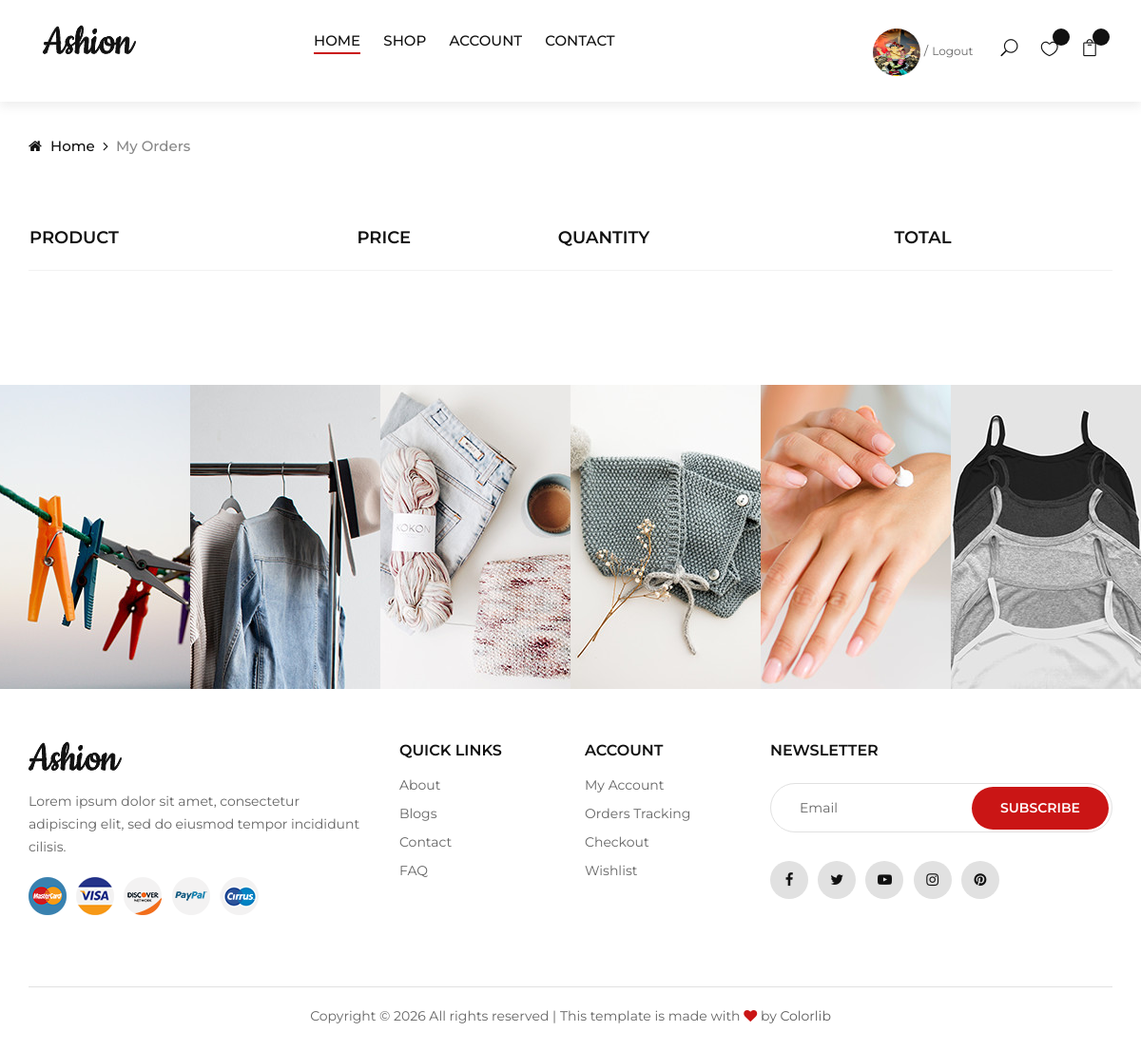
/myorders/ (signed in), run on an earlier commit of the app's database.
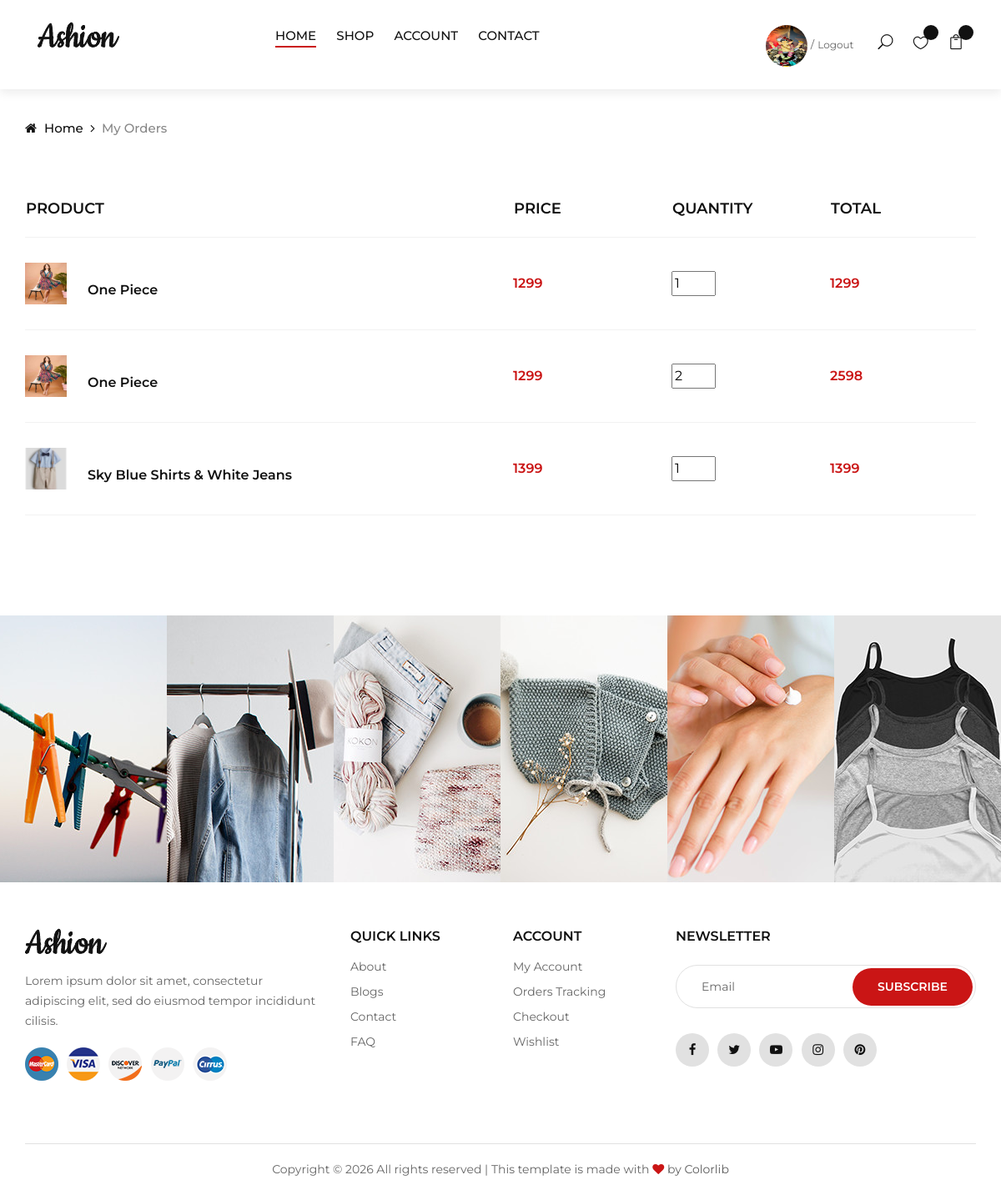
And on a later commit of the database.
### myapp/models.py (models this page shows, shortened)
class Cart(models.Model):
    user=models.ForeignKey(User,on_delete=models.CASCADE)
    product=models.ForeignKey(Product,on_delete=models.CASCADE)
    date=models.DateTimeField(default=timezone.now)
    product_price=models.PositiveIntegerField()
    product_qty=models.PositiveIntegerField()
    total_price=models.PositiveIntegerField()
    payment_status=models.BooleanField(default=False)

class Product(models.Model):
    category=(
        ("men","men",),
        ("women","women",),
        ("kids","kids",),
        ("accessories","accessories",)
    )
    seller=models.ForeignKey(User,on_delete=models.CASCADE)
    product_category=models.CharField(max_length=100,choices=category)
    product_name=models.CharField(max_length=100)
    product_price=models.PositiveIntegerField()
    product_desc=models.TextField()
    product_image=models.ImageField(upload_to="product_image/")

### myapp/views.py (the view)
# urls.py: path('myorders/',views.myorders,name='myorders'),
def myorders(request):
    user=User.objects.get(email=request.session['email'])
    carts=Cart.objects.filter(user=user,payment_status=True)
    return render(request,'myorders.html',{'carts':carts})

### myapp/templates/myorders.html (shortened to what this page needs)
{% extends 'header.html' %}
{% load static %}
{% block content %}
<!DOCTYPE html>
<html lang="zxx">
<head>
</head>
<body>
    <div class="breadcrumb-option">
        <div class="container">
            <div class="row">
                <div class="col-lg-12">
                    <div class="breadcrumb__links">
                        <a href="/"><i class="fa fa-home"></i> Home</a>
                        <span>My Orders</span>
                    </div>
                </div>
            </div>
        </div>
    </div>
    <section class="shop-cart spad">
        <div class="container">
            <div class="row">
                <div class="col-lg-12">
                    <div class="shop__cart__table">
                        <table>
                            <thead>
                                <tr>
                                    <th>Product</th>
                                    <th>Price</th>
                                    <th>Quantity</th>
                                    <th>Total</th>
                                    <th></th>
                                </tr>
                            </thead>
                            <tbody>
                                {% for i in carts %}
                                <tr>
                                    <td class="cart__product__item">
                                        <img src="{{i.product.product_image.url}}" alt="" style="width: 50px;height: 50px;">
                                        <div class="cart__product__item__title">
                                            <h6>{{i.product.product_name}}</h6>
                                        </div>
                                    </td>
                                    <td class="cart__price">{{i.product.product_price}}</td>
                                    <td class="cart__quantity">
                                        <input type="number" name="product_qty" value="{{i.product_qty}}" min="1" max="10" readonly>
                                    </td>
                                    <td class="cart__total">{{i.total_price}}</td>
                                </tr>
                                {% endfor %}
                            </tbody>
                        </table>
                    </div>
                </div>
            </div>
        </div>
    </section>
    <div class="instagram">
        <div class="container-fluid">
            <div class="row">
                <div class="col-lg-2 col-md-4 col-sm-4 p-0">
                    <div class="instagram__item set-bg" data-setbg="img/instagram/insta-1.jpg">
                    </div>
                </div>
                <div class="col-lg-2 col-md-4 col-sm-4 p-0">
                    <div class="instagram__item set-bg" data-setbg="img/instagram/insta-2.jpg">
                    </div>
                </div>
                <div class="col-lg-2 col-md-4 col-sm-4 p-0">
                    <div class="instagram__item set-bg" data-setbg="img/instagram/insta-3.jpg">
                    </div>
                </div>
                <div class="col-lg-2 col-md-4 col-sm-4 p-0">
                    <div class="instagram__item set-bg" data-setbg="img/instagram/insta-4.jpg">
                    </div>
                </div>
                <div class="col-lg-2 col-md-4 col-sm-4 p-0">
                    <div class="instagram__item set-bg" data-setbg="img/instagram/insta-5.jpg">
                    </div>
                </div>
                <div class="col-lg-2 col-md-4 col-sm-4 p-0">
                    <div class="instagram__item set-bg" data-setbg="img/instagram/insta-6.jpg">
                    </div>
                </div>
            </div>
        </div>
    </div>
</body>
</html>
{% endblock %}

What changed in the data, as far as the page shows it:
added Cart: product.product_image (picture), product.product_name "One Piece", product.product_price "1299", product_qty "1", total_price "1299"
added Cart: product.product_image (picture), product.product_name "One Piece", product.product_price "1299", product_qty "2", total_price "2598"
added Cart: product.product_image (picture), product.product_name "Sky Blue Shirts & White Jeans", product.product_price "1399", product_qty "1", total_price "1399"
